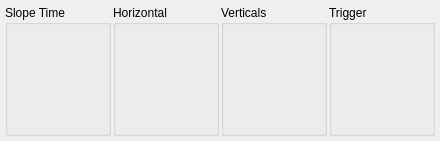
<?xml version="1.0" encoding="UTF-8"?>
<ui version="4.0">
 <class>ap240w::ap240form</class>
 <widget class="QWidget" name="ap240w::ap240form">
  <property name="geometry">
   <rect>
    <x>0</x>
    <y>0</y>
    <width>440</width>
    <height>141</height>
   </rect>
  </property>
  <property name="windowTitle">
   <string>Form</string>
  </property>
  <layout class="QHBoxLayout" name="horizontalLayout_2">
   <property name="spacing">
    <number>2</number>
   </property>
   <property name="leftMargin">
    <number>5</number>
   </property>
   <property name="topMargin">
    <number>5</number>
   </property>
   <property name="rightMargin">
    <number>5</number>
   </property>
   <property name="bottomMargin">
    <number>5</number>
   </property>
   <item>
    <widget class="QGroupBox" name="groupBox_2">
     <property name="title">
      <string>Slope Time</string>
     </property>
    </widget>
   </item>
   <item>
    <widget class="QGroupBox" name="groupBox_4">
     <property name="title">
      <string>Horizontal</string>
     </property>
    </widget>
   </item>
   <item>
    <widget class="QGroupBox" name="groupBox_3">
     <property name="title">
      <string>Verticals</string>
     </property>
    </widget>
   </item>
   <item>
    <widget class="QGroupBox" name="groupBox">
     <property name="title">
      <string>Trigger</string>
     </property>
    </widget>
   </item>
  </layout>
 </widget>
 <resources/>
 <connections/>
</ui>
